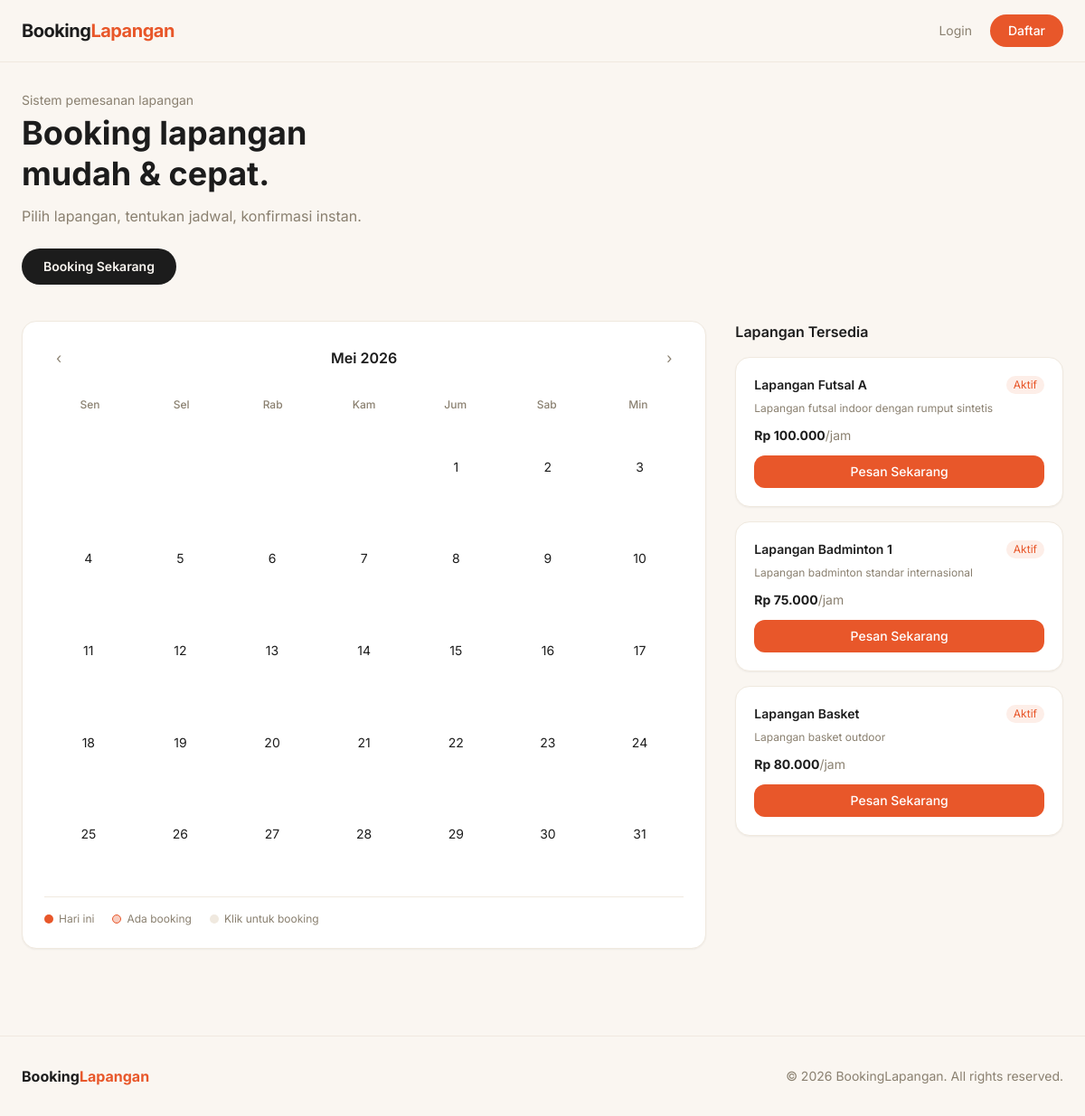
The app's page /?bulan=5&tahun=2026 with its own data.
### tables this page shows
CREATE TABLE lapangan (
    id INT AUTO_INCREMENT PRIMARY KEY,
    nama VARCHAR(100) NOT NULL,
    deskripsi TEXT,
    harga_per_jam DECIMAL(10,2) NOT NULL,
    status ENUM('aktif','nonaktif') DEFAULT 'aktif'
);

### index.php (the view, shortened to what this page needs)
<?php
require_once 'config/db.php';
$bulan = isset($_GET['bulan']) ? (int)$_GET['bulan'] : (int)date('m');
$tahun = isset($_GET['tahun']) ? (int)$_GET['tahun'] : (int)date('Y');
$hariPertama = mktime(0, 0, 0, $bulan, 1, $tahun);
$jumlahHari = date('t', $hariPertama);
$hariAwal = date('N', $hariPertama);
$lapangan = $conn->query("SELECT * FROM lapangan WHERE status='aktif'")->fetch_all(MYSQLI_ASSOC);
$namaBulan = ['','Januari','Februari','Maret','April','Mei','Juni','Juli','Agustus','September','Oktober','November','Desember'];
include 'includes/header.php';
?>
<div class="mb-10">
    <p class="text-muted text-sm mb-1">Sistem pemesanan lapangan</p>
    <h1 class="text-4xl font-bold text-charcoal leading-tight mb-3">
        Booking lapangan<br>mudah & cepat.
    </h1>
    <p class="text-muted mb-6">Pilih lapangan, tentukan jadwal, konfirmasi instan.</p>
    <div class="flex gap-3">
        <a href="booking.php" class="bg-charcoal text-cream px-6 py-2.5 rounded-full font-semibold text-sm hover:bg-charcoal-light transition">
            Booking Sekarang
        </a>
    </div>
</div>
<div class="grid grid-cols-1 lg:grid-cols-3 gap-8">
    <div class="lg:col-span-2">
        <div class="bg-white rounded-2xl border border-cream-dark p-6 shadow-sm">
            <div class="flex justify-between items-center mb-6">
                <a href="?bulan=<?= $bulan-1 ?>&tahun=<?= $tahun ?>"
                   class="w-8 h-8 flex items-center justify-center rounded-full hover:bg-cream-dark transition text-muted">
                    &#8249;
                </a>
                <h2 class="font-semibold text-charcoal"><?= $namaBulan[$bulan] . ' ' . $tahun ?></h2>
                <a href="?bulan=<?= $bulan+1 ?>&tahun=<?= $tahun ?>"
                   class="w-8 h-8 flex items-center justify-center rounded-full hover:bg-cream-dark transition text-muted">
                    &#8250;
                </a>
            </div>
            <div class="grid grid-cols-7 text-center mb-2">
                <?php foreach (['Sen','Sel','Rab','Kam','Jum','Sab','Min'] as $h): ?>
                    <div class="text-xs font-medium text-muted py-1"><?= $h ?></div>
                <?php endforeach; ?>
            </div>
            <div class="grid grid-cols-7 gap-1">
                <?php
                for ($i = 1; $i < $hariAwal; $i++) echo '<div></div>';
                $today = date('Y-m-d');
                for ($hari = 1; $hari <= $jumlahHari; $hari++):
                    $tgl = sprintf('%04d-%02d-%02d', $tahun, $bulan, $hari);
                    $isToday = ($tgl === $today);
                    $isPast = ($tgl < $today);
                ?>
                <div onclick="<?= !$isPast ? "window.location='booking.php?tanggal={$tgl}'" : '' ?>"
                     class="relative flex flex-col items-center justify-center aspect-square rounded-xl text-sm transition
                     <?= $isPast ? 'text-muted/40 cursor-not-allowed' : 'cursor-pointer hover:bg-cream-dark' ?>
                     <?= $isToday ? 'bg-terra text-white hover:bg-terra-dark' : '' ?>">
                    <span><?= $hari ?></span>
                </div>
                <?php endfor; ?>
            </div>
            <div class="flex gap-5 mt-5 pt-4 border-t border-cream-dark text-xs text-muted">
                <span class="flex items-center gap-1.5"><span class="w-2.5 h-2.5 bg-terra rounded-full"></span> Hari ini</span>
                <span class="flex items-center gap-1.5"><span class="w-2.5 h-2.5 bg-terra/30 rounded-full border border-terra"></span> Ada booking</span>
                <span class="flex items-center gap-1.5"><span class="w-2.5 h-2.5 bg-cream-dark rounded-full"></span> Klik untuk booking</span>
            </div>
        </div>
    </div>
    <div class="space-y-4">
        <h2 class="font-semibold text-charcoal">Lapangan Tersedia</h2>
        <?php foreach ($lapangan as $l): ?>
        <div class="bg-white rounded-2xl border border-cream-dark p-5 shadow-sm hover:border-terra/40 transition">
            <div class="flex justify-between items-start mb-2">
                <h3 class="font-semibold text-charcoal text-sm"><?= htmlspecialchars($l['nama']) ?></h3>
                <span class="text-xs bg-terra-light text-terra px-2 py-0.5 rounded-full">Aktif</span>
            </div>
            <p class="text-xs text-muted mb-3"><?= htmlspecialchars($l['deskripsi']) ?></p>
            <p class="font-bold text-charcoal text-sm mb-3">Rp <?= number_format($l['harga_per_jam'], 0, ',', '.') ?><span class="font-normal text-muted">/jam</span></p>
            <a href="booking.php?lapangan_id=<?= $l['id'] ?>"
               class="block text-center bg-terra text-white py-2 rounded-xl text-sm font-medium hover:bg-terra-dark transition">
                Pesan Sekarang
            </a>
        </div>
        <?php endforeach; ?>
    </div>
</div>
<?php include 'includes/footer.php'; ?>

### records on screen
lapangan: nama "Lapangan Futsal A", deskripsi "Lapangan futsal indoor dengan rumput sintetis", harga_per_jam "100.000"
lapangan: nama "Lapangan Badminton 1", deskripsi "Lapangan badminton standar internasional", harga_per_jam "75.000"
lapangan: nama "Lapangan Basket", deskripsi "Lapangan basket outdoor", harga_per_jam "80.000"

### other values on screen
$namaBulan[$bulan] "Mei"
$tahun "2026"
$h "Sen"
$h "Sel"
$h "Rab"
$h "Kam"
$h "Jum"
$h "Sab"
$h "Min"
